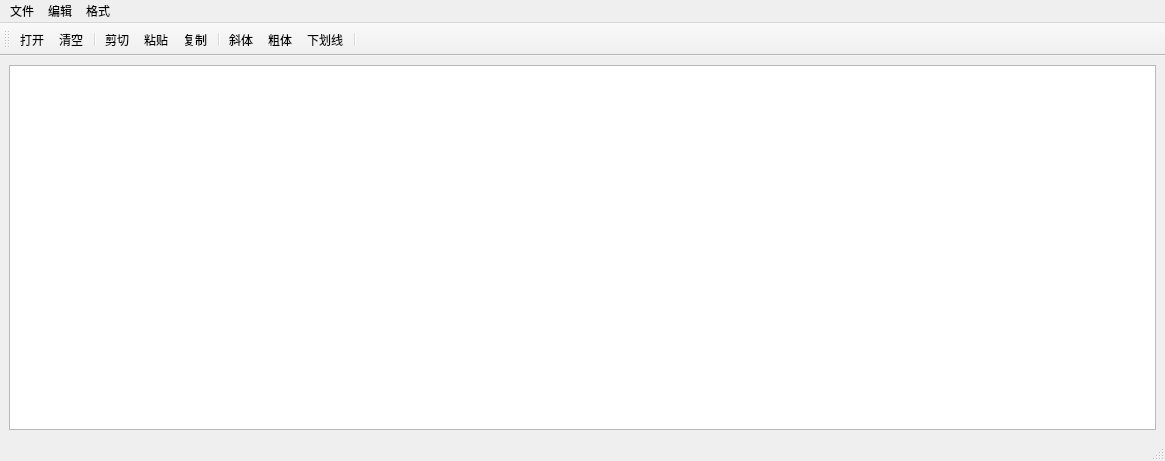
<?xml version="1.0" encoding="UTF-8"?>
<ui version="4.0">
 <class>QWNMainWindow</class>
 <widget class="QMainWindow" name="QWNMainWindow">
  <property name="geometry">
   <rect>
    <x>0</x>
    <y>0</y>
    <width>1165</width>
    <height>461</height>
   </rect>
  </property>
  <property name="windowTitle">
   <string>QWNMainWindow</string>
  </property>
  <widget class="QWidget" name="centralwidget">
   <layout class="QVBoxLayout" name="verticalLayout">
    <item>
     <widget class="QTextEdit" name="textEdit"/>
    </item>
   </layout>
  </widget>
  <widget class="QMenuBar" name="menubar">
   <property name="geometry">
    <rect>
     <x>0</x>
     <y>0</y>
     <width>1165</width>
     <height>23</height>
    </rect>
   </property>
   <widget class="QMenu" name="menu">
    <property name="title">
     <string>文件</string>
    </property>
    <addaction name="actNew"/>
    <addaction name="actOpen"/>
    <addaction name="separator"/>
    <addaction name="actExit"/>
   </widget>
   <widget class="QMenu" name="menu_2">
    <property name="title">
     <string>格式</string>
    </property>
    <addaction name="actBold"/>
    <addaction name="actItalic"/>
    <addaction name="actUnder"/>
    <addaction name="separator"/>
    <addaction name="actToolbarLab"/>
   </widget>
   <widget class="QMenu" name="menu_3">
    <property name="title">
     <string>编辑</string>
    </property>
    <addaction name="actCut"/>
    <addaction name="actCopy"/>
    <addaction name="actPaste"/>
    <addaction name="separator"/>
    <addaction name="actClear"/>
   </widget>
   <addaction name="menu"/>
   <addaction name="menu_3"/>
   <addaction name="menu_2"/>
  </widget>
  <widget class="QToolBar" name="toolBar">
   <property name="windowTitle">
    <string>toolBar</string>
   </property>
   <attribute name="toolBarArea">
    <enum>TopToolBarArea</enum>
   </attribute>
   <attribute name="toolBarBreak">
    <bool>false</bool>
   </attribute>
   <addaction name="actOpen"/>
   <addaction name="actClear"/>
   <addaction name="separator"/>
   <addaction name="actCut"/>
   <addaction name="actPaste"/>
   <addaction name="actCopy"/>
   <addaction name="separator"/>
   <addaction name="actItalic"/>
   <addaction name="actBold"/>
   <addaction name="actUnder"/>
   <addaction name="separator"/>
  </widget>
  <widget class="QStatusBar" name="statusBar"/>
  <action name="actNew">
   <property name="icon">
    <iconset theme="New" resource="res.qrc">
     <normaloff>:/images/images/new2.bmp</normaloff>:/images/images/new2.bmp</iconset>
   </property>
   <property name="text">
    <string>新建</string>
   </property>
   <property name="toolTip">
    <string>新建文件</string>
   </property>
   <property name="shortcut">
    <string>Ctrl+N</string>
   </property>
  </action>
  <action name="actOpen">
   <property name="icon">
    <iconset resource="res.qrc">
     <normaloff>:/images/images/open3.bmp</normaloff>:/images/images/open3.bmp</iconset>
   </property>
   <property name="text">
    <string>打开...</string>
   </property>
   <property name="toolTip">
    <string>开打文件</string>
   </property>
   <property name="shortcut">
    <string>Ctrl+O</string>
   </property>
  </action>
  <action name="actExit">
   <property name="icon">
    <iconset resource="res.qrc">
     <normaloff>:/images/images/exit.bmp</normaloff>:/images/images/exit.bmp</iconset>
   </property>
   <property name="text">
    <string>退出</string>
   </property>
  </action>
  <action name="actCut">
   <property name="icon">
    <iconset resource="res.qrc">
     <normaloff>:/images/images/cut.bmp</normaloff>:/images/images/cut.bmp</iconset>
   </property>
   <property name="text">
    <string>剪切</string>
   </property>
   <property name="shortcut">
    <string>Ctrl+X</string>
   </property>
  </action>
  <action name="actCopy">
   <property name="icon">
    <iconset resource="res.qrc">
     <normaloff>:/images/images/120.bmp</normaloff>:/images/images/120.bmp</iconset>
   </property>
   <property name="text">
    <string>复制</string>
   </property>
   <property name="shortcut">
    <string>Ctrl+C</string>
   </property>
  </action>
  <action name="actPaste">
   <property name="icon">
    <iconset resource="res.qrc">
     <normaloff>:/images/images/paste.bmp</normaloff>:/images/images/paste.bmp</iconset>
   </property>
   <property name="text">
    <string>粘贴</string>
   </property>
   <property name="shortcut">
    <string>Ctrl+V</string>
   </property>
  </action>
  <action name="actClear">
   <property name="icon">
    <iconset resource="res.qrc">
     <normaloff>:/images/images/103.bmp</normaloff>:/images/images/103.bmp</iconset>
   </property>
   <property name="text">
    <string>清空</string>
   </property>
  </action>
  <action name="actBold">
   <property name="checkable">
    <bool>true</bool>
   </property>
   <property name="icon">
    <iconset resource="res.qrc">
     <normaloff>:/images/images/BLD.BMP</normaloff>:/images/images/BLD.BMP</iconset>
   </property>
   <property name="text">
    <string>粗体</string>
   </property>
  </action>
  <action name="actItalic">
   <property name="checkable">
    <bool>true</bool>
   </property>
   <property name="icon">
    <iconset resource="res.qrc">
     <normaloff>:/images/images/ITL.BMP</normaloff>:/images/images/ITL.BMP</iconset>
   </property>
   <property name="text">
    <string>斜体</string>
   </property>
  </action>
  <action name="actUnder">
   <property name="checkable">
    <bool>true</bool>
   </property>
   <property name="icon">
    <iconset resource="res.qrc">
     <normaloff>:/images/images/WORDUNDR.BMP</normaloff>:/images/images/WORDUNDR.BMP</iconset>
   </property>
   <property name="text">
    <string>下划线</string>
   </property>
  </action>
  <action name="actToolbarLab">
   <property name="icon">
    <iconset resource="res.qrc">
     <normaloff>:/images/images/430.bmp</normaloff>:/images/images/430.bmp</iconset>
   </property>
   <property name="text">
    <string>显示工具栏文字标签</string>
   </property>
  </action>
  <action name="actFont">
   <property name="icon">
    <iconset resource="res.qrc">
     <normaloff>:/images/images/20.ico</normaloff>:/images/images/20.ico</iconset>
   </property>
   <property name="text">
    <string>字体...</string>
   </property>
  </action>
 </widget>
 <resources>
  <include location="res.qrc"/>
 </resources>
 <connections>
  <connection>
   <sender>actClear</sender>
   <signal>triggered()</signal>
   <receiver>textEdit</receiver>
   <slot>clear()</slot>
   <hints>
    <hint type="sourcelabel">
     <x>-1</x>
     <y>-1</y>
    </hint>
    <hint type="destinationlabel">
     <x>582</x>
     <y>249</y>
    </hint>
   </hints>
  </connection>
  <connection>
   <sender>actCopy</sender>
   <signal>triggered()</signal>
   <receiver>textEdit</receiver>
   <slot>copy()</slot>
   <hints>
    <hint type="sourcelabel">
     <x>-1</x>
     <y>-1</y>
    </hint>
    <hint type="destinationlabel">
     <x>582</x>
     <y>249</y>
    </hint>
   </hints>
  </connection>
  <connection>
   <sender>actCut</sender>
   <signal>triggered()</signal>
   <receiver>textEdit</receiver>
   <slot>cut()</slot>
   <hints>
    <hint type="sourcelabel">
     <x>-1</x>
     <y>-1</y>
    </hint>
    <hint type="destinationlabel">
     <x>582</x>
     <y>249</y>
    </hint>
   </hints>
  </connection>
  <connection>
   <sender>actPaste</sender>
   <signal>triggered()</signal>
   <receiver>textEdit</receiver>
   <slot>paste()</slot>
   <hints>
    <hint type="sourcelabel">
     <x>-1</x>
     <y>-1</y>
    </hint>
    <hint type="destinationlabel">
     <x>582</x>
     <y>249</y>
    </hint>
   </hints>
  </connection>
  <connection>
   <sender>actExit</sender>
   <signal>triggered()</signal>
   <receiver>QWNMainWindow</receiver>
   <slot>close()</slot>
   <hints>
    <hint type="sourcelabel">
     <x>-1</x>
     <y>-1</y>
    </hint>
    <hint type="destinationlabel">
     <x>582</x>
     <y>230</y>
    </hint>
   </hints>
  </connection>
 </connections>
</ui>
